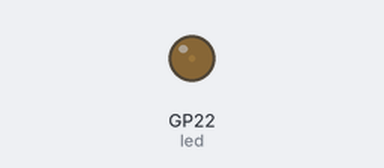
This program was run on a simulated Raspberry Pi Pico running MicroPython. Shown: output pins drawn as LEDs (lit = HIGH).

Above: at 0.05 s.
At 0.55 s:
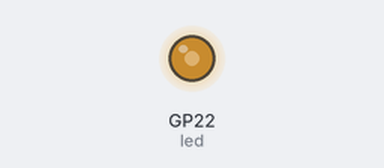
At 0.9 s:
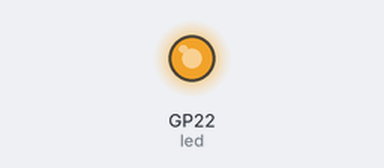
At 1.75 s:
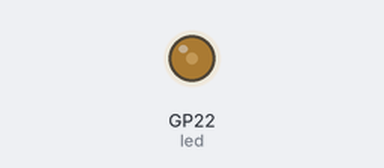
Timing chart, 0 to 4.6 s (numbered marks = the images above):
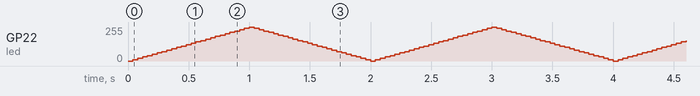

The program:

blink2.py
```python
#picozero: https://picozero.readthedocs.io/en/latest/index.html

from picozero import LED
from time import sleep

led = LED(22)

#led.on()
#sleep(1)
#led.off()


#while True:
#    led.toggle()
#    sleep(1)

#led.blink()

led.pulse()
```
